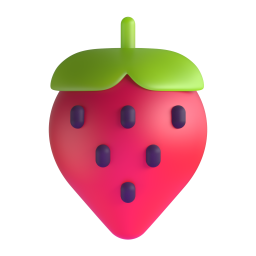
#> input picture pipeline/puzzles/which_heavier/ic/strawberry.png, 256 x 256 px
$ python -i cnt2.py   (imports and definitions only)
#> lines starting #> are read from the running program, lines starting #| are printed output that depends on the picture; after the words box and inside, x2 and y2 are one past the last pixel; in counts of white or black regions, pixels touching at a corner belong together
#> further down, picture is the input picture: PIL image 256x256 RGBA; mean R, G, B, A 69.4, 30.7, 30.7, 92.4
#> in glassbox, `gm = Image.new('L', im.size, 0)`: gm: PIL image 256x256 L; every value is 0
### pipeline/puzzles/_shared/design.py
import sys, math, random
sys.path.insert(0,__import__('os').path.dirname(__import__('os').path.abspath(__file__)))
import numpy as np
from PIL import Image, ImageDraw, ImageFont, ImageFilter
import ws_core as ws, grids_emo
W,H=1080,1920
import os as _os; _D=_os.path.dirname(_os.path.abspath(__file__)); LIL=_os.path.join(_D,'LilitaOne-Regular.ttf'); FRE=_os.path.join(_D,'Fredoka%5Bwdth,wght%5D.ttf')
FC={}
# [9 lines left out: function F, not called in this run]
GOLD=(255,214,64); INK=(46,22,84)
PAL=[((255,94,98),(255,154,72)),((72,190,255),(38,104,230)),((176,96,255),(98,82,240)),((46,214,150),(12,150,110)),((255,190,40),(245,120,20)),
     ((255,92,170),(190,40,140)),((40,200,240),(30,120,210)),((150,210,40),(60,150,40)),((255,130,190),(150,120,255)),((60,220,220),(50,130,250)),((255,120,40),(225,45,60))]
GC={}
# [11 lines left out: function grad, not called in this run]
def shadow_box(im,box,rad,off=12,blur=14,alpha=70):
#> called with rad = 52, off = 12, blur = 14, alpha = 70
    sh=Image.new('RGBA',(W,H),(0,0,0,0)); ImageDraw.Draw(sh).rounded_rectangle([box[0],box[1]+off,box[2],box[3]+off],rad,fill=(20,0,40,alpha))
#> after `sh = Image.new('RGBA', (W, H), (0, 0, 0, 0))`: sh: PIL image 1080x1920 RGBA; every value is 0
#> after `ImageDraw.Draw(sh).rounded_rectangle([box[0], box[1] + off, box[2], bo`:
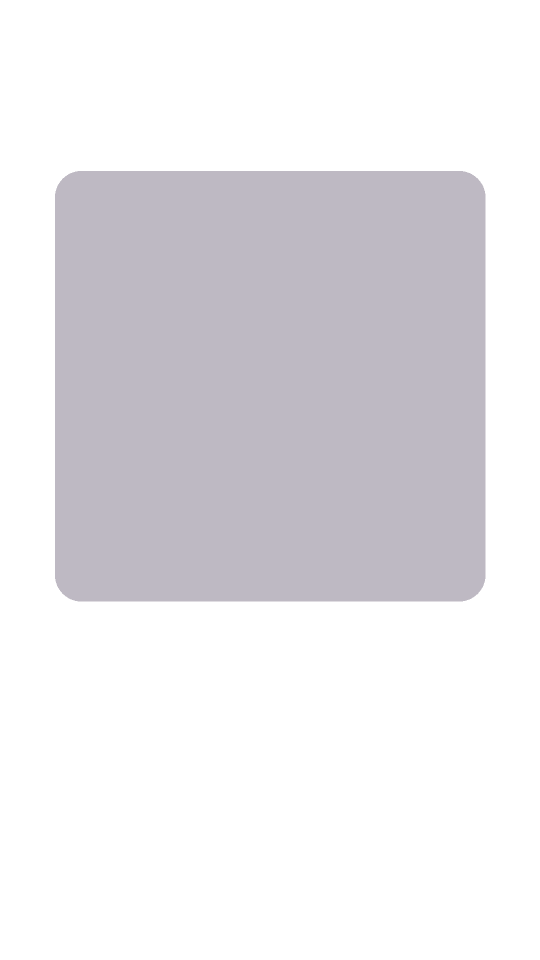
#> sh: PIL image 1080x1920 RGBA (shown at 1/2 size); mean R, G, B, A 7.1, 0, 14.3, 24.9; transparent parts drawn white
    im.alpha_composite(sh.filter(ImageFilter.GaussianBlur(blur)))
# [29 lines left out: functions htext, chip, wrap, not called in this run]
HOOT={}
# [19 lines left out: functions hoot, social, title_screen, not called in this run]
ROUNDC=[(7,(46,214,150)),(4,(255,170,30)),(0,(255,80,90))]
# [5 lines left out: function round_screen, not called in this run]
OPTC=[(255,94,98),(48,120,240),(30,180,100)]
# [40 lines left out: functions question_screen, note_screen, clip_overlay, not called in this run]

### pipeline/puzzles/which_heavier/cnt2.py
import sys, math
sys.path.insert(0,'/home/claude/shorts-media/pipeline/puzzles/which_heavier'); sys.path.insert(0,'/home/claude/shorts-media/pipeline/puzzles/spotlight'); sys.path.insert(0,'/home/claude/shorts-media/pipeline/puzzles/_shared')
from PIL import Image, ImageDraw, ImageFilter
import numpy as np
import cnt, sp, design as D
from design import F, INK, GOLD, W, H
BOX=cnt.BOX
LV={'EASY':((70,220,140),(20,160,110)),'MEDIUM':((255,190,70),(245,120,30)),'HARD':((255,100,120),(210,30,80))}
# [21 lines left out: functions gtext, pill, not called in this run]
def glassbox(im):
    x0,y0,x1,y1=BOX
    gm=Image.new('L',im.size,0); ImageDraw.Draw(gm).rounded_rectangle([x0-10,y0-10,x1+10,y1+10],60,fill=170)
    gl=Image.new('RGBA',im.size,(255,240,200,0)); gl.putalpha(gm.filter(ImageFilter.GaussianBlur(28))); im.alpha_composite(gl)
    D.shadow_box(im,list(BOX),52)
    y=np.linspace(0,1,y1-y0)[:,None,None]; g=(np.array([255,253,248])*(1-y)+np.array([250,240,228])*y)*np.ones((1,x1-x0,1))
    gi=Image.fromarray(g.astype('uint8')).convert('RGBA'); mm=Image.new('L',gi.size,0); ImageDraw.Draw(mm).rounded_rectangle([0,0,gi.width-1,gi.height-1],52,fill=255)
#> after `gi = Image.fromarray(g.astype('uint8')).convert('RGBA')`:
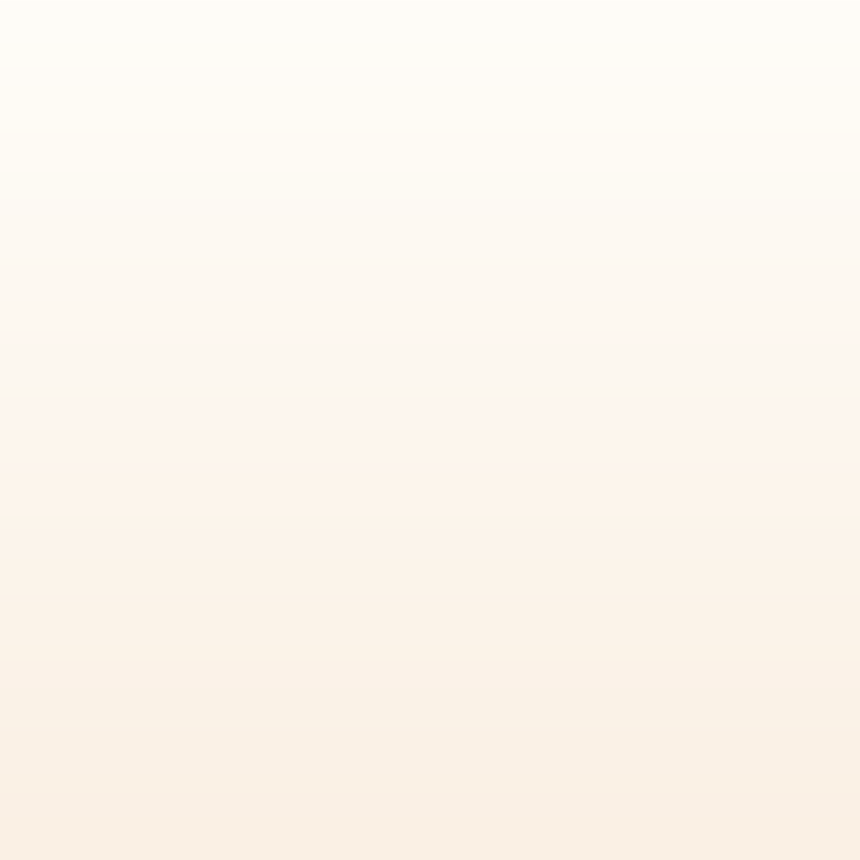
#> gi: PIL image 860x860 RGBA; mean R, G, B, A 252, 246, 237.5, 255
#> after `mm = Image.new('L', gi.size, 0)`: mm: PIL image 860x860 L; every value is 0
#> after `ImageDraw.Draw(mm).rounded_rectangle([0, 0, gi.width - 1, gi.height - `:
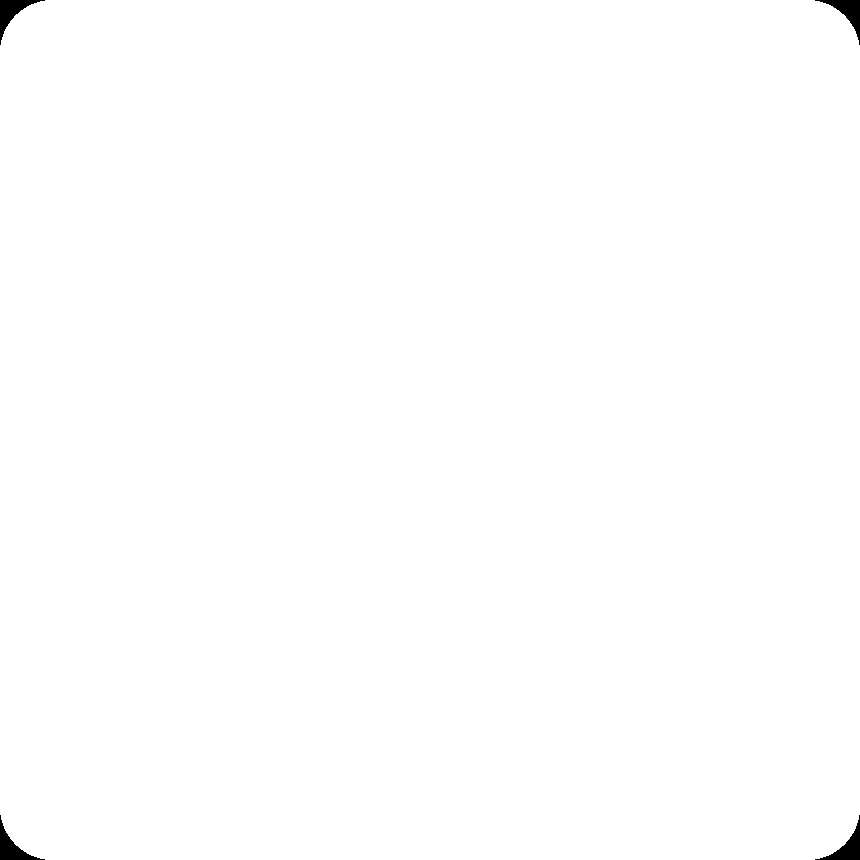
#> mm: PIL image 860x860 L; 99.7% white; 4 black regions, box (x1, y1, x2, y2) and area: (0, 0, 45, 45) 595, (815, 0, 860, 45) 595, (0, 815, 45, 860) 595, (815, 815, 860, 860) 595
    im.paste(gi,(x0,y0),mm); d=ImageDraw.Draw(im)
    for x in range(x0+45,x1,58):
        for yy in range(y0+45,y1,58): d.ellipse([x-3,yy-3,x+3,yy+3],fill=(238,228,214))
    d.rounded_rectangle(BOX,52,outline=(255,255,255),width=9)
cnt.boxbg=glassbox
# [22 lines left out: functions timer, show, ansrow, not called in this run]
NAME={'circle':'CIRCLES','square':'CUBES','triangle':'TRIANGLES','star':'STARS','heart':'HEARTS','diamond':'DIAMONDS'}
# [16 lines left out: functions question, reveal, not called in this run]
LEVELS=[('EASY',0,{'circle':4,'square':3,'triangle':2,'star':1},1,5,[('circle',['3','4','5'],1),('square',['2','3','4'],1)]),
        ('MEDIUM',2,{'star':5,'heart':4,'circle':2,'square':1},2,6,[('star',['4','5','6'],1),('heart',['3','4','5'],1)]),
        ('HARD',4,{'circle':5,'star':4,'heart':3,'square':2,'diamond':1},3,7,[('circle',['5','6','4'],0),('heart',['2','4','3'],2)])]

>>> from PIL import Image
>>> picture = Image.open('ic/strawberry.png')
>>> result = glassbox(picture)
